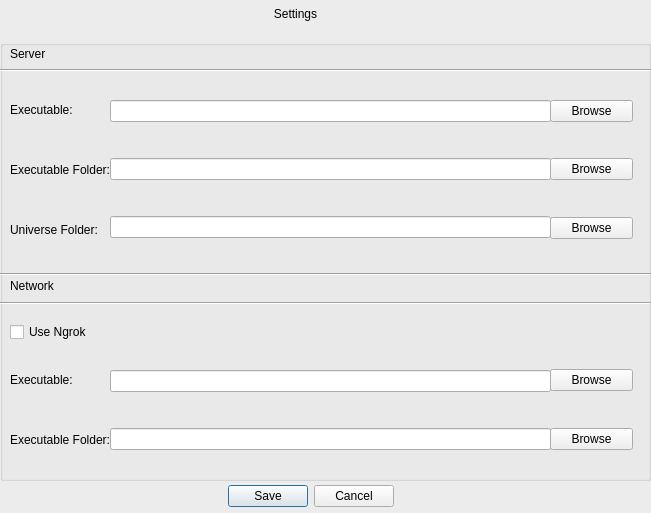
<?xml version="1.0" encoding="UTF-8"?>
<ui version="4.0">
 <class>Dialog</class>
 <widget class="QDialog" name="Dialog">
  <property name="geometry">
   <rect>
    <x>0</x>
    <y>0</y>
    <width>651</width>
    <height>513</height>
   </rect>
  </property>
  <property name="sizePolicy">
   <sizepolicy hsizetype="Preferred" vsizetype="Preferred">
    <horstretch>0</horstretch>
    <verstretch>0</verstretch>
   </sizepolicy>
  </property>
  <property name="minimumSize">
   <size>
    <width>651</width>
    <height>513</height>
   </size>
  </property>
  <property name="maximumSize">
   <size>
    <width>651</width>
    <height>16777215</height>
   </size>
  </property>
  <property name="contextMenuPolicy">
   <enum>Qt::ContextMenuPolicy::ActionsContextMenu</enum>
  </property>
  <property name="windowTitle">
   <string>Dialog</string>
  </property>
  <property name="styleSheet">
   <string notr="true">QDialog { background-color: rgb(236, 236, 236) }
</string>
  </property>
  <widget class="QDialogButtonBox" name="buttonBox">
   <property name="geometry">
    <rect>
     <x>0</x>
     <y>480</y>
     <width>621</width>
     <height>32</height>
    </rect>
   </property>
   <property name="orientation">
    <enum>Qt::Orientation::Horizontal</enum>
   </property>
   <property name="standardButtons">
    <set>QDialogButtonBox::StandardButton::Cancel|QDialogButtonBox::StandardButton::Save</set>
   </property>
   <property name="centerButtons">
    <bool>true</bool>
   </property>
  </widget>
  <widget class="QLabel" name="label">
   <property name="geometry">
    <rect>
     <x>200</x>
     <y>7</y>
     <width>191</width>
     <height>41</height>
    </rect>
   </property>
   <property name="styleSheet">
    <string notr="true">font: 700 18pt &quot;Arial&quot;;</string>
   </property>
   <property name="text">
    <string>Settings</string>
   </property>
   <property name="alignment">
    <set>Qt::AlignmentFlag::AlignHCenter|Qt::AlignmentFlag::AlignTop</set>
   </property>
  </widget>
  <widget class="QGroupBox" name="groupBox">
   <property name="geometry">
    <rect>
     <x>0</x>
     <y>40</y>
     <width>651</width>
     <height>441</height>
    </rect>
   </property>
   <property name="title">
    <string/>
   </property>
   <widget class="QLabel" name="label_2">
    <property name="geometry">
     <rect>
      <x>10</x>
      <y>-2</y>
      <width>81</width>
      <height>31</height>
     </rect>
    </property>
    <property name="styleSheet">
     <string notr="true">font: 15pt &quot;Segoe UI&quot;;</string>
    </property>
    <property name="text">
     <string>Server</string>
    </property>
   </widget>
   <widget class="Line" name="line_2">
    <property name="geometry">
     <rect>
      <x>0</x>
      <y>20</y>
      <width>651</width>
      <height>21</height>
     </rect>
    </property>
    <property name="styleSheet">
     <string notr="true"/>
    </property>
    <property name="frameShadow">
     <enum>QFrame::Shadow::Sunken</enum>
    </property>
    <property name="lineWidth">
     <number>1</number>
    </property>
    <property name="orientation">
     <enum>Qt::Orientation::Horizontal</enum>
    </property>
   </widget>
   <widget class="QWidget" name="verticalLayoutWidget">
    <property name="geometry">
     <rect>
      <x>110</x>
      <y>30</y>
      <width>441</width>
      <height>201</height>
     </rect>
    </property>
    <layout class="QVBoxLayout" name="verticalLayout">
     <item>
      <widget class="QLineEdit" name="lineEditServerExecutable"/>
     </item>
     <item>
      <widget class="QLineEdit" name="lineEditServerExecutableFolder"/>
     </item>
     <item>
      <widget class="QLineEdit" name="lineEditUniverseFolder"/>
     </item>
    </layout>
   </widget>
   <widget class="QWidget" name="verticalLayoutWidget_2">
    <property name="geometry">
     <rect>
      <x>550</x>
      <y>29</y>
      <width>83</width>
      <height>201</height>
     </rect>
    </property>
    <layout class="QVBoxLayout" name="verticalLayout_2">
     <item>
      <spacer name="verticalSpacer_2">
       <property name="orientation">
        <enum>Qt::Orientation::Vertical</enum>
       </property>
       <property name="sizeHint" stdset="0">
        <size>
         <width>20</width>
         <height>40</height>
        </size>
       </property>
      </spacer>
     </item>
     <item>
      <widget class="QPushButton" name="btnServerExecutableBrowse">
       <property name="text">
        <string>Browse</string>
       </property>
      </widget>
     </item>
     <item>
      <spacer name="verticalSpacer">
       <property name="orientation">
        <enum>Qt::Orientation::Vertical</enum>
       </property>
       <property name="sizeHint" stdset="0">
        <size>
         <width>20</width>
         <height>40</height>
        </size>
       </property>
      </spacer>
     </item>
     <item>
      <widget class="QPushButton" name="btnServerExecutableFolderBrowse">
       <property name="text">
        <string>Browse</string>
       </property>
      </widget>
     </item>
     <item>
      <spacer name="verticalSpacer_3">
       <property name="orientation">
        <enum>Qt::Orientation::Vertical</enum>
       </property>
       <property name="sizeHint" stdset="0">
        <size>
         <width>20</width>
         <height>40</height>
        </size>
       </property>
      </spacer>
     </item>
     <item>
      <widget class="QPushButton" name="btnUniverseFolderBrowse">
       <property name="text">
        <string>Browse</string>
       </property>
      </widget>
     </item>
     <item>
      <spacer name="verticalSpacer_4">
       <property name="orientation">
        <enum>Qt::Orientation::Vertical</enum>
       </property>
       <property name="sizeHint" stdset="0">
        <size>
         <width>20</width>
         <height>40</height>
        </size>
       </property>
      </spacer>
     </item>
    </layout>
   </widget>
   <widget class="QLabel" name="label_5">
    <property name="geometry">
     <rect>
      <x>10</x>
      <y>230</y>
      <width>81</width>
      <height>31</height>
     </rect>
    </property>
    <property name="styleSheet">
     <string notr="true">font: 15pt &quot;Segoe UI&quot;;</string>
    </property>
    <property name="text">
     <string>Network</string>
    </property>
   </widget>
   <widget class="Line" name="line_3">
    <property name="geometry">
     <rect>
      <x>0</x>
      <y>253</y>
      <width>651</width>
      <height>21</height>
     </rect>
    </property>
    <property name="styleSheet">
     <string notr="true"/>
    </property>
    <property name="frameShadow">
     <enum>QFrame::Shadow::Sunken</enum>
    </property>
    <property name="lineWidth">
     <number>1</number>
    </property>
    <property name="orientation">
     <enum>Qt::Orientation::Horizontal</enum>
    </property>
   </widget>
   <widget class="QLabel" name="label_3">
    <property name="geometry">
     <rect>
      <x>10</x>
      <y>60</y>
      <width>101</width>
      <height>20</height>
     </rect>
    </property>
    <property name="text">
     <string>Executable:</string>
    </property>
   </widget>
   <widget class="QLabel" name="label_4">
    <property name="geometry">
     <rect>
      <x>10</x>
      <y>120</y>
      <width>101</width>
      <height>20</height>
     </rect>
    </property>
    <property name="text">
     <string>Executable Folder:</string>
    </property>
   </widget>
   <widget class="QWidget" name="verticalLayoutWidget_5">
    <property name="geometry">
     <rect>
      <x>550</x>
      <y>299</y>
      <width>83</width>
      <height>141</height>
     </rect>
    </property>
    <layout class="QVBoxLayout" name="verticalLayout_7">
     <item>
      <spacer name="verticalSpacer_10">
       <property name="orientation">
        <enum>Qt::Orientation::Vertical</enum>
       </property>
       <property name="sizeHint" stdset="0">
        <size>
         <width>20</width>
         <height>40</height>
        </size>
       </property>
      </spacer>
     </item>
     <item>
      <widget class="QPushButton" name="btnNgrokExecutableBrowse">
       <property name="text">
        <string>Browse</string>
       </property>
      </widget>
     </item>
     <item>
      <spacer name="verticalSpacer_11">
       <property name="orientation">
        <enum>Qt::Orientation::Vertical</enum>
       </property>
       <property name="sizeHint" stdset="0">
        <size>
         <width>20</width>
         <height>40</height>
        </size>
       </property>
      </spacer>
     </item>
     <item>
      <widget class="QPushButton" name="btnNgrokExecutableFolderBrowse">
       <property name="text">
        <string>Browse</string>
       </property>
      </widget>
     </item>
     <item>
      <spacer name="verticalSpacer_12">
       <property name="orientation">
        <enum>Qt::Orientation::Vertical</enum>
       </property>
       <property name="sizeHint" stdset="0">
        <size>
         <width>20</width>
         <height>40</height>
        </size>
       </property>
      </spacer>
     </item>
    </layout>
   </widget>
   <widget class="QWidget" name="verticalLayoutWidget_6">
    <property name="geometry">
     <rect>
      <x>110</x>
      <y>300</y>
      <width>441</width>
      <height>141</height>
     </rect>
    </property>
    <layout class="QVBoxLayout" name="verticalLayout_8">
     <item>
      <widget class="QLineEdit" name="lineEditNgrokExecutable"/>
     </item>
     <item>
      <widget class="QLineEdit" name="lineEditNgrokExecutableFolder"/>
     </item>
    </layout>
   </widget>
   <widget class="QCheckBox" name="checkBoxUseNgrok">
    <property name="geometry">
     <rect>
      <x>10</x>
      <y>280</y>
      <width>99</width>
      <height>24</height>
     </rect>
    </property>
    <property name="text">
     <string>Use Ngrok</string>
    </property>
   </widget>
   <widget class="QLabel" name="label_10">
    <property name="geometry">
     <rect>
      <x>10</x>
      <y>330</y>
      <width>101</width>
      <height>20</height>
     </rect>
    </property>
    <property name="text">
     <string>Executable:</string>
    </property>
   </widget>
   <widget class="QLabel" name="label_11">
    <property name="geometry">
     <rect>
      <x>10</x>
      <y>390</y>
      <width>101</width>
      <height>20</height>
     </rect>
    </property>
    <property name="text">
     <string>Executable Folder:</string>
    </property>
   </widget>
   <widget class="Line" name="line_6">
    <property name="geometry">
     <rect>
      <x>0</x>
      <y>224</y>
      <width>651</width>
      <height>21</height>
     </rect>
    </property>
    <property name="styleSheet">
     <string notr="true"/>
    </property>
    <property name="frameShadow">
     <enum>QFrame::Shadow::Sunken</enum>
    </property>
    <property name="lineWidth">
     <number>1</number>
    </property>
    <property name="orientation">
     <enum>Qt::Orientation::Horizontal</enum>
    </property>
   </widget>
   <widget class="QLabel" name="label_6">
    <property name="geometry">
     <rect>
      <x>10</x>
      <y>180</y>
      <width>101</width>
      <height>20</height>
     </rect>
    </property>
    <property name="text">
     <string>Universe Folder:</string>
    </property>
   </widget>
  </widget>
 </widget>
 <resources/>
 <connections>
  <connection>
   <sender>buttonBox</sender>
   <signal>accepted()</signal>
   <receiver>Dialog</receiver>
   <slot>accept()</slot>
   <hints>
    <hint type="sourcelabel">
     <x>248</x>
     <y>254</y>
    </hint>
    <hint type="destinationlabel">
     <x>157</x>
     <y>274</y>
    </hint>
   </hints>
  </connection>
  <connection>
   <sender>buttonBox</sender>
   <signal>rejected()</signal>
   <receiver>Dialog</receiver>
   <slot>reject()</slot>
   <hints>
    <hint type="sourcelabel">
     <x>316</x>
     <y>260</y>
    </hint>
    <hint type="destinationlabel">
     <x>286</x>
     <y>274</y>
    </hint>
   </hints>
  </connection>
 </connections>
</ui>
